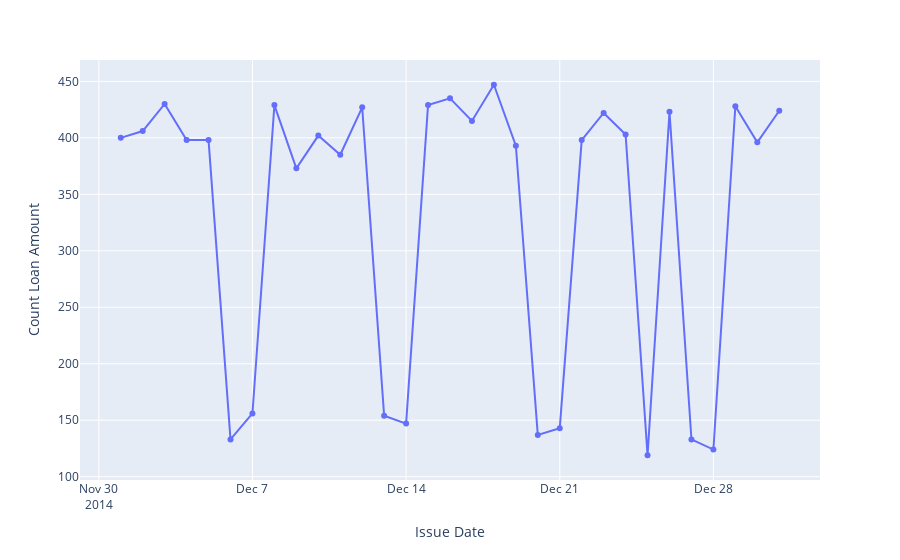

The notebook cell this image was saved under:
### Markdown cell above
<details>
  <summary>Double-click this markdown to show additional enhancement features</summary>
  
```python
    labels={
        'value':'Number of Loans',
        'issue_date':'Issue Date'
	},
    template='seaborn'
```

</details>

### Code cell
# code here
px.line(
    loan_date_count.sort_index(),
    markers=True,
    labels={
        'issue_date':'Issue Date',
        'value':'Count Loan Amount',
        'variable':'Loan Amount'
        
    }
).update_layout(showlegend=False)

### Figure 1 — Plotly figure (JSON) as saved in the notebook; plotly's stock layout.template omitted (floating-point values rounded to 4 significant figures)
{"data": [{"hovertemplate": "Loan Amount=loan_amount<br>Issue Date=%{x}<br>Count Loan Amount=%{y}<extra></extra>", "legendgroup": "loan_amount", "line": {"color": "#636efa", "dash": "solid"}, "marker": {"symbol": "circle"}, "mode": "lines+markers", "name": "loan_amount", "orientation": "v", "showlegend": true, "type": "scatter", "x": ["2014-12-01T00:00:00", "2014-12-02T00:00:00", "2014-12-03T00:00:00", "2014-12-04T00:00:00", "2014-12-05T00:00:00", "2014-12-06T00:00:00", "2014-12-07T00:00:00", "2014-12-08T00:00:00", "2014-12-09T00:00:00", "2014-12-10T00:00:00", "2014-12-11T00:00:00", "2014-12-12T00:00:00", "2014-12-13T00:00:00", "2014-12-14T00:00:00", "2014-12-15T00:00:00", "2014-12-16T00:00:00", "2014-12-17T00:00:00", "2014-12-18T00:00:00", "2014-12-19T00:00:00", "2014-12-20T00:00:00", "2014-12-21T00:00:00", "2014-12-22T00:00:00", "2014-12-23T00:00:00", "2014-12-24T00:00:00", "2014-12-25T00:00:00", "2014-12-26T00:00:00", "2014-12-27T00:00:00", "2014-12-28T00:00:00", "2014-12-29T00:00:00", "2014-12-30T00:00:00", "2014-12-31T00:00:00"], "xaxis": "x", "y": [400, 406, 430, 398, 398, 133, 156, 429, 373, 402, 385, 427, 154, 147, 429, 435, 415, 447, 393, 137, 143, 398, 422, 403, 119, 423, 133, 124, 428, 396, 424], "yaxis": "y"}], "layout": {"autosize": true, "legend": {"title": {"text": "Loan Amount"}, "tracegroupgap": 0}, "margin": {"t": 60}, "showlegend": false, "xaxis": {"anchor": "y", "autorange": true, "domain": [0, 1], "range": ["2014-11-29 04:25:33.6669", "2015-01-01 19:34:26.3331"], "title": {"text": "Issue Date"}, "type": "date"}, "yaxis": {"anchor": "x", "autorange": true, "domain": [0, 1], "range": [93.6, 472.4], "title": {"text": "Count Loan Amount"}, "type": "linear"}}}
